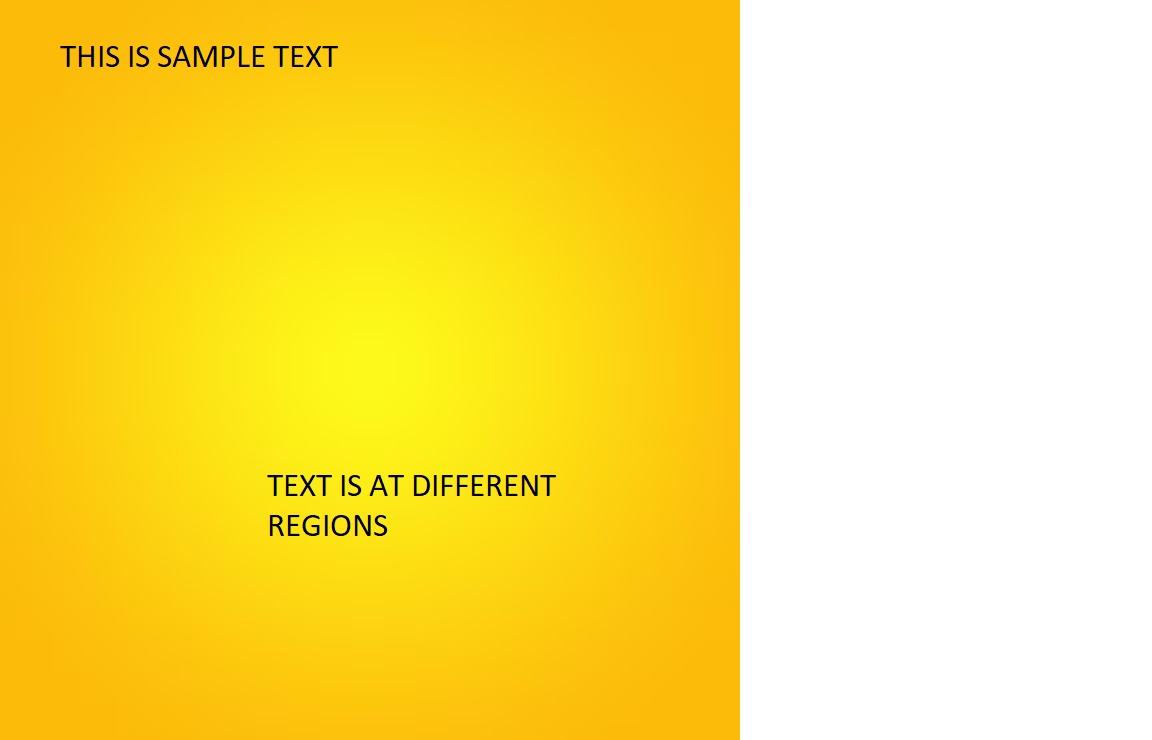
#> input picture image.png, 1152 x 740 px
$ python OCR.py
#> lines starting #> are read from the running program, lines starting #| are printed output that depends on the picture
import cv2
import pytesseract
import matplotlib
matplotlib.use('Agg')
import matplotlib.pyplot as plt
import os
import numpy as np

# Tesseract path
pytesseract.pytesseract.tesseract_cmd = r"C:\Program Files\Tesseract-OCR\tesseract.exe"

# Your image path
image_path = "image.png"

# Get the path to your image
script_dir = os.path.dirname(os.path.abspath(__file__))
path = os.path.join(script_dir, 'image.png')

# 1. Read the file as raw bytes (bypass OpenCV path handling)
with open(path, "rb") as f:
    chunk = f.read()

# 2. Decode the bytes into an image array
image = cv2.imdecode(np.frombuffer(chunk, np.uint8), cv2.IMREAD_COLOR)
#> image is the input picture: shape (740, 1152, 3); mean B, G, R 101.2, 224, 252.3

if image is None:
    print("Error: Still could not decode. The file itself may be corrupted.")
else:
    # 3. Proceed with your processing
    image_rgb = cv2.cvtColor(image, cv2.COLOR_BGR2RGB)
    print("Success! Image loaded correctly.")


image_path="image.png"
image=cv2.imread(image_path)
image_rgb=cv2.cvtColor(image,cv2.COLOR_BGR2RGB)

gray=cv2.cvtColor(image,cv2.COLOR_BGR2GRAY)
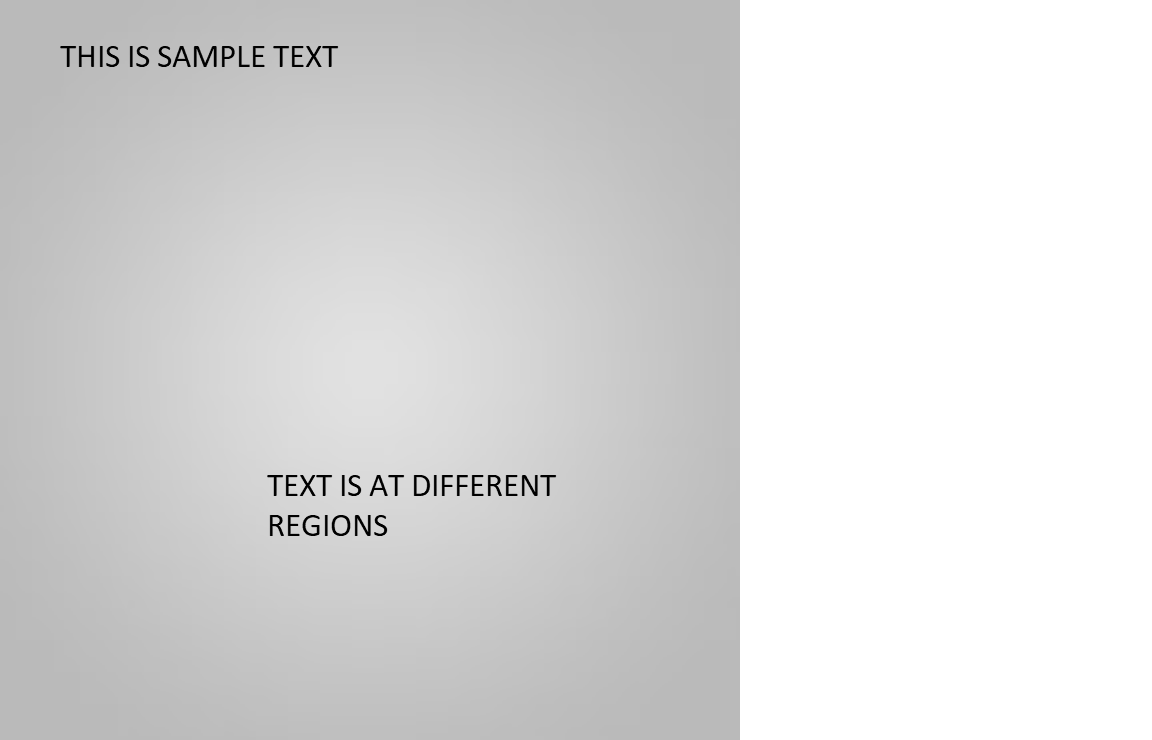
#> gray: shape (740, 1152); min 0, max 255, mean 218.5
print("Grayscale_image: ")
cv2.imshow("gray image",gray)

cv2.imshow("Original", image)
cv2.imshow("Grayscale", gray)
cv2.waitKey(0)
cv2.destroyAllWindows()

#> (the run stopped early here; a loop or call above may not have finished)
